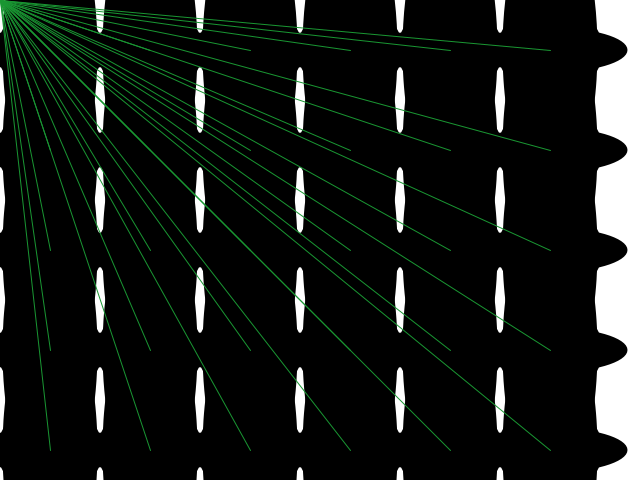
Frame 1 (no input)
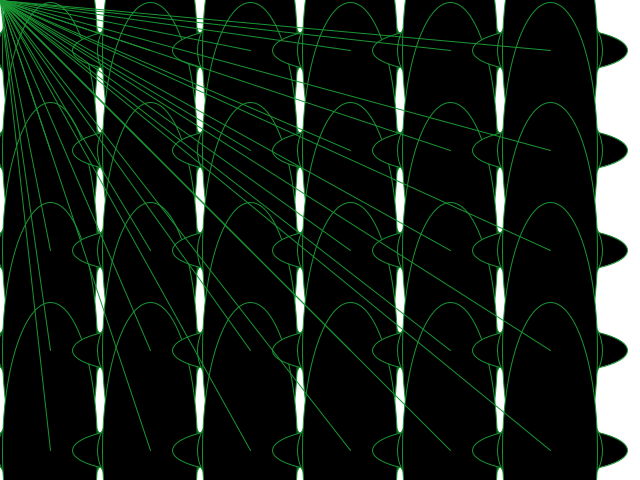
Frame 60 (the mouse pressed at the canvas centre just before this capture)
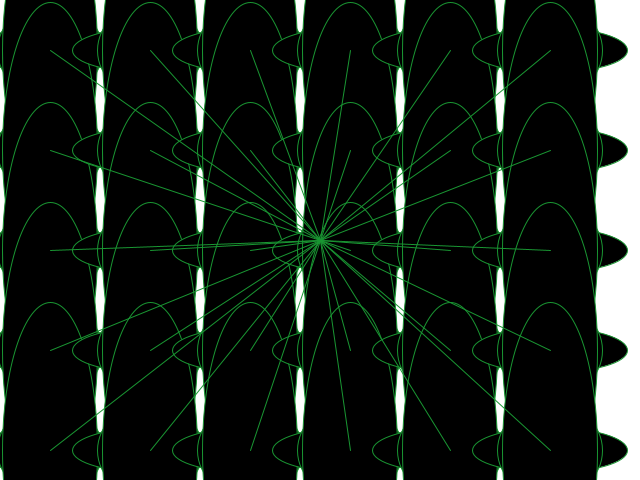
Frame 120 (the mouse held since frame 60 and released just before this capture)

The Processing sketch that drew these frames (run headless with seeded random() and noise(); from frame 60 on, the mouse is pressed at the canvas centre):

// Processing sketch: processing_75500
// ── processing_75500.pde

void setup() {
  smooth();
  size(640,480);
  noStroke();
}

void draw() {
  background(255);
  for (int x=50; x<width;x=x+100) {
    for (int y=50; y<height; y=y+100) {
      for (int c=255; c>0; c=c-50) {
        fill(0);
        ellipse(x, y, c-100, c-300);
      }
    }
  }

for (int x=50; x<width; x=x+100){
  for(int y=50; y<height; y=y+100){
    stroke(25,150,50);
    line(x,y,mouseX,mouseY);
  }
}
}
